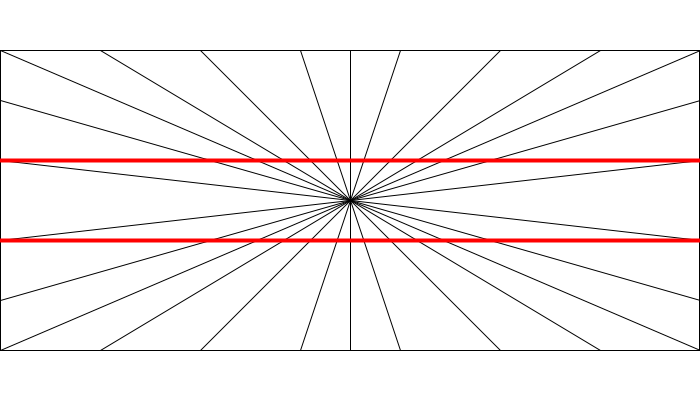
Frame 1 (no input)
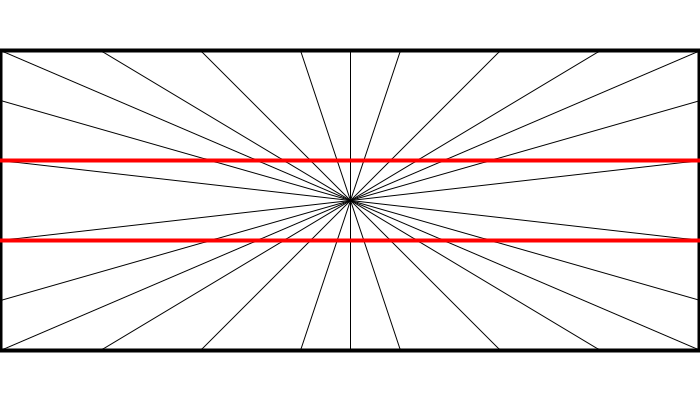
Frame 60 (the mouse pressed at the canvas centre just before this capture)
Frame 120 (the mouse held since frame 60 and released just before this capture): identical to frame 60, image omitted

The Processing sketch that drew these frames (run headless with seeded random() and noise(); from frame 60 on, the mouse is pressed at the canvas centre):

// Processing sketch: hering
// ── hering.pde
boolean mouse = false;

void setup(){
  size(700, 400);  
}

void draw(){
  background(255);  
  stroke(0);
  rect(0, 50, 699, 300);
  drawLines(mouse);
  strokeWeight(4);
  stroke(255,0,0);
  line(0, height/2 - 40, width, height/2 - 40);
  line(0, height/2 + 40, width, height/2 + 40);
}

void drawLines(boolean isMouse){
  if (!isMouse){
    strokeWeight(1);
    stroke(0);
    line(0, 50, width, 350);
    line(width, 50, 0, 350);
    line(width/2, 50, width/2, 350);
    line(width/2 + 50, 50, width/2 - 50, 350);
    line(width/2 - 50, 50, width/2 + 50, 350);  
    line(width/2 + 150, 50, width/2 - 150, 350);
    line(width/2 - 150, 50, width/2 + 150, 350);  
    line(width/2 + 250, 50, width/2 - 250, 350);
    line(width/2 - 250, 50, width/2 + 250, 350);  
    line(0, 100, width, 300);
    line(0, 300, width, 100);
    line(0, height/2 - 40, width, height/2 + 40);
    line(0, height/2 + 40, width, height/2 - 40);
  }  
}

void mouseClicked(){
  mouse = !mouse;
}
